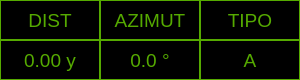
   <widget class="QWidget" name="widget_datos_radar" native="true">
    <property name="geometry">
     <rect>
      <x>520</x>
      <y>390</y>
      <width>300</width>
      <height>80</height>
     </rect>
    </property>
    <property name="palette">
     <palette>
      <active>
       <colorrole role="WindowText">
        <brush brushstyle="SolidPattern">
         <color alpha="255">
          <red>85</red>
          <green>170</green>
          <blue>0</blue>
         </color>
        </brush>
       </colorrole>
       <colorrole role="Button">
        <brush brushstyle="SolidPattern">
         <color alpha="255">
          <red>0</red>
          <green>0</green>
          <blue>0</blue>
         </color>
        </brush>
       </colorrole>
       <colorrole role="Text">
        <brush brushstyle="SolidPattern">
         <color alpha="255">
          <red>85</red>
          <green>170</green>
          <blue>0</blue>
         </color>
        </brush>
       </colorrole>
       <colorrole role="ButtonText">
        <brush brushstyle="SolidPattern">
         <color alpha="255">
          <red>85</red>
          <green>170</green>
          <blue>0</blue>
         </color>
        </brush>
       </colorrole>
       <colorrole role="Base">
        <brush brushstyle="SolidPattern">
         <color alpha="255">
          <red>0</red>
          <green>0</green>
          <blue>0</blue>
         </color>
        </brush>
       </colorrole>
       <colorrole role="Window">
        <brush brushstyle="SolidPattern">
         <color alpha="255">
          <red>0</red>
          <green>0</green>
          <blue>0</blue>
         </color>
        </brush>
       </colorrole>
      </active>
      <inactive>
       <colorrole role="WindowText">
        <brush brushstyle="SolidPattern">
         <color alpha="255">
          <red>85</red>
          <green>170</green>
          <blue>0</blue>
         </color>
        </brush>
       </colorrole>
       <colorrole role="Button">
        <brush brushstyle="SolidPattern">
         <color alpha="255">
          <red>0</red>
          <green>0</green>
          <blue>0</blue>
         </color>
        </brush>
       </colorrole>
       <colorrole role="Text">
        <brush brushstyle="SolidPattern">
         <color alpha="255">
          <red>85</red>
          <green>170</green>
          <blue>0</blue>
         </color>
        </brush>
       </colorrole>
       <colorrole role="ButtonText">
        <brush brushstyle="SolidPattern">
         <color alpha="255">
          <red>85</red>
          <green>170</green>
          <blue>0</blue>
         </color>
        </brush>
       </colorrole>
       <colorrole role="Base">
        <brush brushstyle="SolidPattern">
         <color alpha="255">
          <red>0</red>
          <green>0</green>
          <blue>0</blue>
         </color>
        </brush>
       </colorrole>
       <colorrole role="Window">
        <brush brushstyle="SolidPattern">
         <color alpha="255">
          <red>0</red>
          <green>0</green>
          <blue>0</blue>
         </color>
        </brush>
       </colorrole>
      </inactive>
      <disabled>
       <colorrole role="WindowText">
        <brush brushstyle="SolidPattern">
         <color alpha="255">
          <red>85</red>
          <green>170</green>
          <blue>0</blue>
         </color>
        </brush>
       </colorrole>
       <colorrole role="Button">
        <brush brushstyle="SolidPattern">
         <color alpha="255">
          <red>0</red>
          <green>0</green>
          <blue>0</blue>
         </color>
        </brush>
       </colorrole>
       <colorrole role="Text">
        <brush brushstyle="SolidPattern">
         <color alpha="255">
          <red>85</red>
          <green>170</green>
          <blue>0</blue>
         </color>
        </brush>
       </colorrole>
       <colorrole role="ButtonText">
        <brush brushstyle="SolidPattern">
         <color alpha="255">
          <red>85</red>
          <green>170</green>
          <blue>0</blue>
         </color>
        </brush>
       </colorrole>
       <colorrole role="Base">
        <brush brushstyle="SolidPattern">
         <color alpha="255">
          <red>0</red>
          <green>0</green>
          <blue>0</blue>
         </color>
        </brush>
       </colorrole>
       <colorrole role="Window">
        <brush brushstyle="SolidPattern">
         <color alpha="255">
          <red>0</red>
          <green>0</green>
          <blue>0</blue>
         </color>
        </brush>
       </colorrole>
      </disabled>
     </palette>
    </property>
    <property name="autoFillBackground">
     <bool>false</bool>
    </property>
    <property name="styleSheet">
     <string notr="true">font: 14pt &quot;Arial&quot;;
color: rgb(85, 170, 0);
border: 1px solid rgb(85, 170, 0);</string>
    </property>
    <layout class="QGridLayout" name="layout_datos_radar">
     <property name="leftMargin">
      <number>0</number>
     </property>
     <property name="topMargin">
      <number>0</number>
     </property>
     <property name="rightMargin">
      <number>0</number>
     </property>
     <property name="bottomMargin">
      <number>0</number>
     </property>
     <property name="spacing">
      <number>0</number>
     </property>
     <item row="0" column="0">
      <widget class="QLabel" name="lbl_dist">
       <property name="font">
        <font>
         <family>Arial</family>
         <pointsize>14</pointsize>
         <weight>50</weight>
         <italic>false</italic>
         <bold>false</bold>
        </font>
       </property>
       <property name="styleSheet">
        <string notr="true"/>
       </property>
       <property name="text">
        <string>DIST</string>
       </property>
       <property name="alignment">
        <set>Qt::AlignCenter</set>
       </property>
      </widget>
     </item>
     <item row="0" column="1">
      <widget class="QLabel" name="lbl_azimut_radar">
       <property name="font">
        <font>
         <family>Arial</family>
         <pointsize>14</pointsize>
         <weight>50</weight>
         <italic>false</italic>
         <bold>false</bold>
        </font>
       </property>
       <property name="styleSheet">
        <string notr="true"/>
       </property>
       <property name="text">
        <string>AZIMUT</string>
       </property>
       <property name="alignment">
        <set>Qt::AlignCenter</set>
       </property>
      </widget>
     </item>
     <item row="1" column="0">
      <widget class="QLabel" name="lbl_dist_valor">
       <property name="font">
        <font>
         <family>Arial</family>
         <pointsize>14</pointsize>
         <weight>50</weight>
         <italic>false</italic>
         <bold>false</bold>
        </font>
       </property>
       <property name="text">
        <string>0.00 y</string>
       </property>
       <property name="alignment">
        <set>Qt::AlignCenter</set>
       </property>
      </widget>
     </item>
     <item row="0" column="2">
      <widget class="QLabel" name="lbl_tipo">
       <property name="font">
        <font>
         <family>Arial</family>
         <pointsize>14</pointsize>
         <weight>50</weight>
         <italic>false</italic>
         <bold>false</bold>
        </font>
       </property>
       <property name="text">
        <string>TIPO</string>
       </property>
       <property name="alignment">
        <set>Qt::AlignCenter</set>
       </property>
      </widget>
     </item>
     <item row="1" column="1">
      <widget class="QLabel" name="lbl_azimut_radar_valor">
       <property name="font">
        <font>
         <family>Arial</family>
         <pointsize>14</pointsize>
         <weight>50</weight>
         <italic>false</italic>
         <bold>false</bold>
        </font>
       </property>
       <property name="text">
        <string>0.0 °</string>
       </property>
       <property name="alignment">
        <set>Qt::AlignCenter</set>
       </property>
      </widget>
     </item>
     <item row="1" column="2">
      <widget class="QLabel" name="lbl_tipo_valor">
       <property name="font">
        <font>
         <family>Arial</family>
         <pointsize>14</pointsize>
         <weight>50</weight>
         <italic>false</italic>
         <bold>false</bold>
        </font>
       </property>
       <property name="text">
        <string>A</string>
       </property>
       <property name="alignment">
        <set>Qt::AlignCenter</set>
       </property>
      </widget>
     </item>
    </layout>
   </widget>
